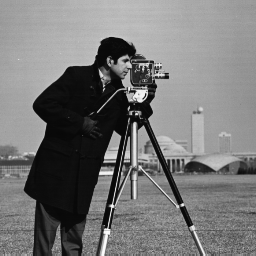
#> input picture SignalReconstruction/images/cameraman.png, 256 x 256 px
$ python generateLRimages.py
#> lines starting #> are read from the running program, lines starting #| are printed output that depends on the picture
import numpy as np
import scipy.ndimage as ndi
import matplotlib.pyplot as plt
import skimage.transform as trans
import skimage as ski

#######################################################################################
# Dependências e utilitários
#######################################################################################

def to_float01(img):
    img = img.astype(np.float32)
    if img.max() > 1.0:
        img = img / 255.0
    return img

def add_gaussian_noise(img, sigma):
    return img + np.random.normal(0, sigma, size=img.shape).astype(np.float32)

def generate_random_motions(n=20, max_shift=3):
#> called with n = 20, max_shift = 3
    motions = []
    for _ in range(n):
        # deslocamentos aleatórios
        tx = np.random.uniform(-max_shift, max_shift)
        ty = np.random.uniform(-max_shift, max_shift)

        # matriz identidade
        A = np.eye(2)

        motions.append({'A': A, 't': (tx, ty)})
    return motions

#######################################################################################
# Operadores do modelo de observação
#######################################################################################

# tentar com shift fracionario (ex: 1.3)
def warp_image(x, matrix, offset=(0,0), order=1):
    return ndi.affine_transform(x, matrix=matrix, offset=offset, order=order, mode='reflect')

# Kernel de média NxN
Nb = 5
b = np.ones([Nb, Nb], dtype=np.float32) / (Nb ** 2)

def blur_image(x):
    return ndi.convolve(x, b, mode="reflect")

def downsample(x, L1=2, L2=2):
    return x[::L2, ::L1]

def upsample(y, shape, L1=2, L2=2, order=3):
    return trans.resize(y, shape, order=order, anti_aliasing=False, preserve_range=True)

def H_forward(x, motion_params, L1=2, L2=2, noise_sigma=0.0):
    xk = warp_image(x, matrix=motion_params['A'], offset=motion_params['t'], order=motion_params.get('order',1))
    xb = blur_image(xk)  # blur uniforme
    y = downsample(xb, L1=L1, L2=L2)
    if noise_sigma > 0:
        y = add_gaussian_noise(y, noise_sigma)
    return y

#######################################################################################
# Simulação de LR a partir de uma HR
#######################################################################################

def simulate_LR_set(x_hr, motions, L1=2, L2=2, noise_sigma=0.01):
#> called with L1 = 2, L2 = 2, noise_sigma = 0.01
    x_hr = to_float01(x_hr)
    ys = []
    for k in range(len(motions)):
        yk = H_forward(x_hr, motions[k], L1, L2, noise_sigma)
        ys.append(yk.astype(np.float32))
#> this loop made 20 passes
#> pass 1, in H_forward, `xk = warp_image(x, matrix=motion_params['A'], offset=motion_params['t'..`:
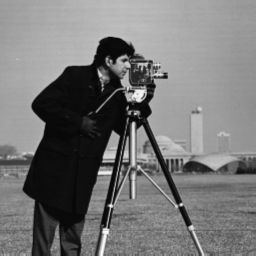
#> xk: shape (256, 256) float32; min 0.0283, max 0.983, mean 0.465
#> pass 1, in H_forward, `xb = blur_image(xk)`:
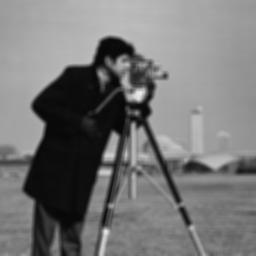
#> xb: shape (256, 256) float32; min 0.0309, max 0.928, mean 0.465
#> pass 1, in H_forward, `y = downsample(xb, L1=L1, L2=L2)`:
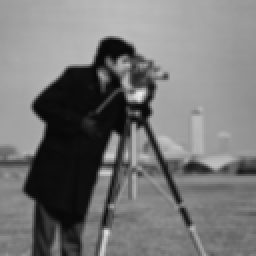
#> y: shape (128, 128) float32 (shown 2 times larger); min 0.031, max 0.927, mean 0.466
#> after the loop:
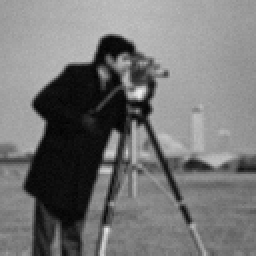
#> yk: shape (128, 128) float32 (shown 2 times larger); min 0.0104, max 0.926, mean 0.464
#> after the loop, ys = 20 items
    return ys

#######################################################################################
# HR image
#######################################################################################

x_hr = to_float01(ski.io.imread('images/cameraman.png', as_gray=True))

# movimentos (translação pura e leve rotação)
# motions = [
#     {'A': np.eye(2), 't': (0.0, 0.0)}, # sem movimento
#     {'A': np.eye(2), 't': (1.0, 1.0)}, # desloca 1 pixel para direita e 1 para baixo
#     {'A': np.eye(2), 't': (-2.0, 2.0)}, # desloca 2 pixel para esquerda e 2 para baixo
#     # {'A': np.array([[np.cos(np.deg2rad(1)), -np.sin(np.deg2rad(1))],
#     #                 [np.sin(np.deg2rad(1)),  np.cos(np.deg2rad(1))]]), 't': (-1.0, 2.0)}, # rotação de 1 grau e deslocando 1 pixel para esquerda e 2 para baixo
#     {'A': np.eye(2), 't': (2.0, -1.0)}, # desloca 2 pixels para a direita e 1 pixel para cima.
# ]

motions = generate_random_motions(n=20, max_shift=3)
print(motions)

L1, L2 = 2, 2
noise_sigma = 0.01

# Simula LRs
ys = simulate_LR_set(x_hr, motions, L1=L1, L2=L2, noise_sigma=noise_sigma)
#> ys = 20 items
print(f"{len(ys)} LR images.")
#| 20 LR images.

# Salvar cada LR
for i, y in enumerate(ys, start=1):
    filename = f"images/LR{i}.png"
    y_uint8 = (np.clip(y, 0, 1) * 255).astype(np.uint8)
    ski.io.imsave(filename, y_uint8)
    print(f"Saving image: {filename}")
#> this loop made 20 passes
#> filename on passes 1 to 12: 'images/LR1.png', 'images/LR2.png', 'images/LR3.png', 'images/LR4.png', 'images/LR5.png', 'images/LR6.png', 'images/LR7.png', 'images/LR8.png', 'images/LR9.png', 'images/LR10.png', 'images/LR11.png', 'images/LR12.png'
#| Saving image: images/LR1.png
#| Saving image: images/LR2.png
#| Saving image: images/LR3.png
#| Saving image: images/LR4.png
#| Saving image: images/LR5.png
#| Saving image: images/LR6.png
#| Saving image: images/LR7.png
#| Saving image: images/LR8.png
#> (further printed lines are left out)
#> pass 2, `y_uint8 = (np.clip(y, 0, 1) * 255).astype(np.uint8)`:
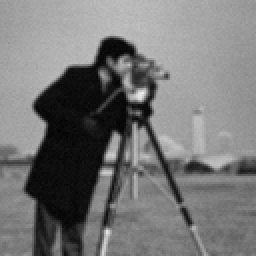
#> y_uint8: shape (128, 128) (shown 2 times larger); min 2, max 235, mean 118.2

#######################################################################################
# Visualização
#######################################################################################

plt.figure(figsize=(10, 4))
plt.subplot(1, len(ys)+1, 1)
plt.imshow(x_hr, cmap="gray")
plt.title("HR original")
plt.axis("off")

for i in range(min(len(ys), 4)):
    plt.subplot(1, len(ys)+1, i+2)
    plt.imshow(ys[i], cmap="gray")
    plt.title(f"LR {i+1}")
    plt.axis("off")
#> this loop made 4 passes

plt.tight_layout()
plt.show()
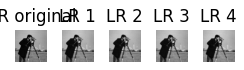
#> figure drawn by matplotlib, 5 panels

$ run again, with SignalReconstruction/images/198.png copied over SignalReconstruction/images/cameraman.png
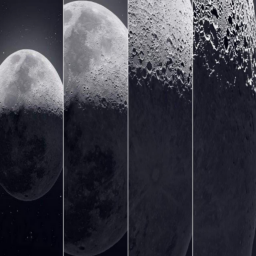
#> input picture SignalReconstruction/images/198.png, 256 x 256 px
#> after the loop in simulate_LR_set, `for k in range(len(motions)):`:
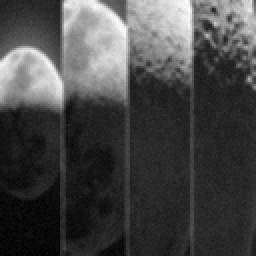
#> yk: shape (128, 128) float32 (shown 2 times larger); min -0.0111, max 0.88, mean 0.237; drawn with min black and max white
#> after the loop in simulate_LR_set, `for k in range(len(motions)):`: ys = 20 items
#| 20 LR images.
#> the loop `for i, y in enumerate(ys, start=1):` made 20 passes
#> filename on passes 1 to 8: 'images/LR1.png', 'images/LR2.png', 'images/LR3.png', 'images/LR4.png', 'images/LR5.png', 'images/LR6.png', 'images/LR7.png', 'images/LR8.png'
#> (printed output is left out)
#> pass 2, `y_uint8 = (np.clip(y, 0, 1) * 255).astype(np.uint8)`:
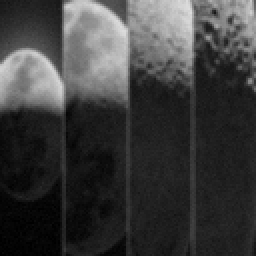
#> y_uint8: shape (128, 128) (shown 2 times larger); min 0, max 221, mean 60.7
#> the loop `for i in range(min(len(ys), 4)):` made 4 passes
